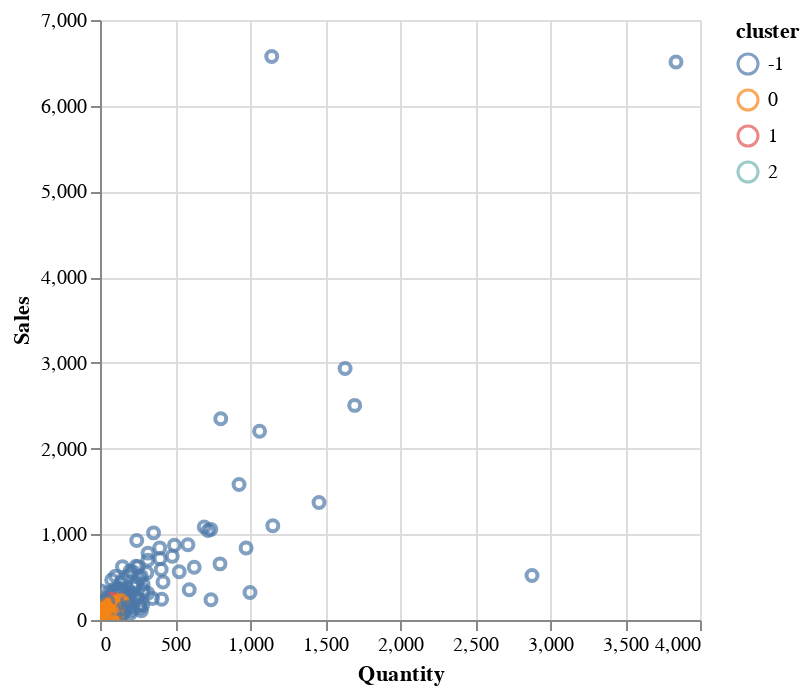

Notebook code for this chart:
### Code cell
dbs_grouped_df.plot.scatter("Quantity", "Sales", color="cluster:N")

### Figure 1 — Vega specification as saved in the notebook (floating-point values rounded to 4 significant figures; data arrays with more than 128 entries replaced by an {"elided": "..."} marker saying what was removed)
{"$schema": "https://vega.github.io/schema/vega/v5.json", "data": [{"name": "param_2_store"}, {"name": "source_0", "values": {"elided": "2368 records"}}, {"name": "source_0_x_domain_Quantity", "values": [{"min": 1, "max": 3840}]}, {"name": "source_0_y_domain_Sales", "values": [{"min": 0.001, "max": 6575.0}]}, {"name": "source_0_color_domain_cluster", "values": [{"cluster": 0}, {"cluster": -1}, {"cluster": 1}, {"cluster": 2}]}], "signals": [{"name": "unit", "value": {}, "on": [{"events": "pointermove", "update": "isTuple(group()) ? group() : unit"}]}, {"name": "param_2", "update": "vlSelectionResolve(\"param_2_store\", \"union\")"}, {"name": "param_2_Quantity", "on": [{"events": [{"source": "view", "type": "dblclick"}], "update": "null"}, {"events": {"signal": "param_2_translate_delta"}, "update": "panLinear(param_2_translate_anchor.extent_x, -param_2_translate_delta.x / width)"}, {"events": {"signal": "param_2_zoom_delta"}, "update": "zoomLinear(domain(\"x\"), param_2_zoom_anchor.x, param_2_zoom_delta)"}]}, {"name": "param_2_Sales", "on": [{"events": [{"source": "view", "type": "dblclick"}], "update": "null"}, {"events": {"signal": "param_2_translate_delta"}, "update": "panLinear(param_2_translate_anchor.extent_y, param_2_translate_delta.y / height)"}, {"events": {"signal": "param_2_zoom_delta"}, "update": "zoomLinear(domain(\"y\"), param_2_zoom_anchor.y, param_2_zoom_delta)"}]}, {"name": "param_2_tuple", "on": [{"events": [{"signal": "param_2_Quantity || param_2_Sales"}], "update": "param_2_Quantity && param_2_Sales ? {unit: \"\", fields: param_2_tuple_fields, values: [param_2_Quantity,param_2_Sales]} : null"}]}, {"name": "param_2_tuple_fields", "value": [{"field": "Quantity", "channel": "x", "type": "R"}, {"field": "Sales", "channel": "y", "type": "R"}]}, {"name": "param_2_translate_anchor", "value": {}, "on": [{"events": [{"source": "scope", "type": "pointerdown"}], "update": "{x: x(unit), y: y(unit), extent_x: domain(\"x\"), extent_y: domain(\"y\")}"}]}, {"name": "param_2_translate_delta", "value": {}, "on": [{"events": [{"source": "window", "between": [{"source": "scope", "type": "pointerdown"}, {"source": "window", "type": "pointerup"}], "type": "pointermove", "consume": true}], "update": "{x: param_2_translate_anchor.x - x(unit), y: param_2_translate_anchor.y - y(unit)}"}]}, {"name": "param_2_zoom_anchor", "on": [{"events": [{"source": "scope", "type": "wheel", "consume": true}], "update": "{x: invert(\"x\", x(unit)), y: invert(\"y\", y(unit))}"}]}, {"name": "param_2_zoom_delta", "on": [{"events": [{"source": "scope", "type": "wheel", "consume": true}], "update": "pow(1.001, event.deltaY * pow(16, event.deltaMode))", "force": true}]}, {"name": "param_2_modify", "on": [{"events": {"signal": "param_2_tuple"}, "update": "modify(\"param_2_store\", param_2_tuple, true)"}]}], "marks": [{"type": "symbol", "name": "marks", "from": {"data": "source_0"}, "encode": {"update": {"stroke": {"field": "cluster", "scale": "color"}, "x": {"field": "Quantity", "scale": "x"}, "fill": {"value": "transparent"}, "tooltip": {"signal": "{\"Quantity\": format(datum[\"Quantity\"], \"\"), \"Sales\": format(datum[\"Sales\"], \"\"), \"cluster\": isValid(datum[\"cluster\"]) ? datum[\"cluster\"] : \"\"+datum[\"cluster\"]}"}, "y": {"field": "Sales", "scale": "y"}, "opacity": {"value": 0.7}}}, "clip": true, "style": ["point"], "interactive": true}], "scales": [{"name": "x", "type": "linear", "domain": [{"signal": "(data(\"source_0_x_domain_Quantity\")[0] || {}).min"}, {"signal": "(data(\"source_0_x_domain_Quantity\")[0] || {}).max"}], "range": [0, {"signal": "width"}], "nice": true, "domainRaw": {"signal": "param_2[\"Quantity\"]"}, "zero": true}, {"name": "y", "type": "linear", "domain": [{"signal": "(data(\"source_0_y_domain_Sales\")[0] || {}).min"}, {"signal": "(data(\"source_0_y_domain_Sales\")[0] || {}).max"}], "range": [{"signal": "height"}, 0], "domainRaw": {"signal": "param_2[\"Sales\"]"}, "nice": true, "zero": true}, {"name": "color", "type": "ordinal", "domain": {"data": "source_0_color_domain_cluster", "field": "cluster", "sort": true}, "range": "category"}], "axes": [{"scale": "x", "aria": false, "tickCount": {"signal": "ceil(width/40)"}, "grid": true, "zindex": 0, "maxExtent": 0, "minExtent": 0, "ticks": false, "orient": "bottom", "gridScale": "y", "domain": false, "labels": false}, {"scale": "y", "domain": false, "maxExtent": 0, "minExtent": 0, "orient": "left", "ticks": false, "tickCount": {"signal": "ceil(height/40)"}, "gridScale": "x", "grid": true, "labels": false, "zindex": 0, "aria": false}, {"scale": "x", "orient": "bottom", "grid": false, "tickCount": {"signal": "ceil(width/40)"}, "zindex": 0, "title": "Quantity", "labelFlush": true, "labelOverlap": true}, {"scale": "y", "orient": "left", "title": "Sales", "labelOverlap": true, "zindex": 0, "tickCount": {"signal": "ceil(height/40)"}, "grid": false}], "background": "white", "width": 300, "padding": 5, "style": "cell", "legends": [{"stroke": "color", "symbolType": "circle", "title": "cluster", "encode": {"symbols": {"update": {"fill": {"value": "transparent"}, "opacity": {"value": 0.7}}}}}], "height": 300}
